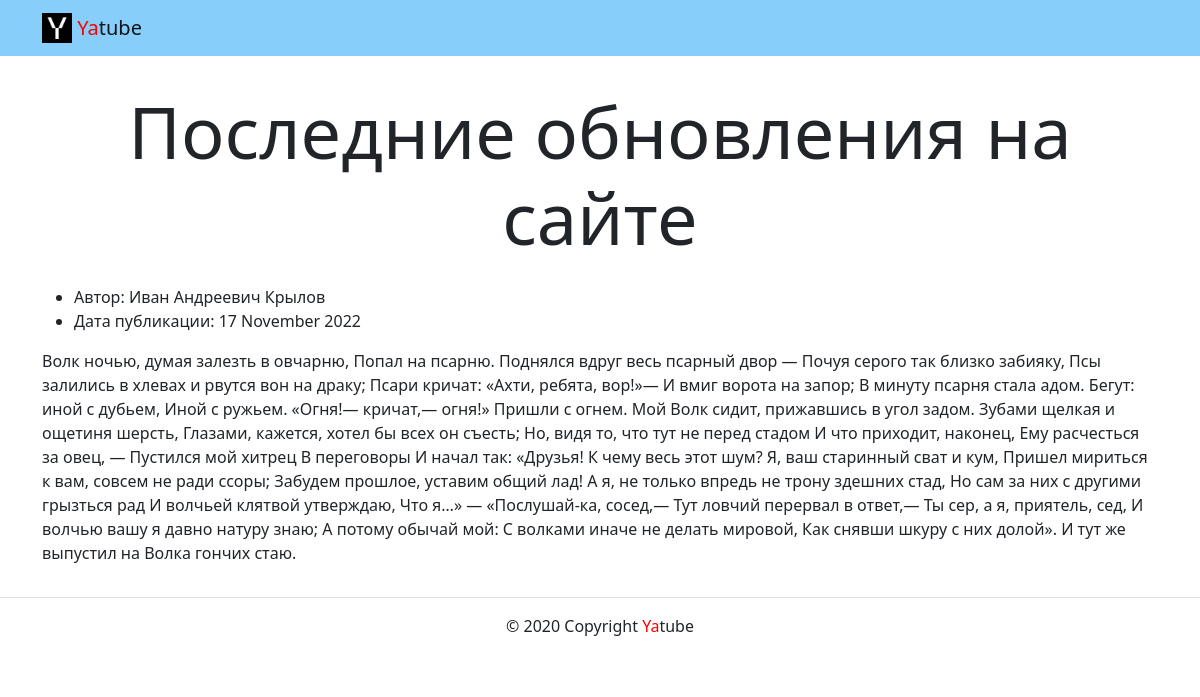
Before: / with the older database file.
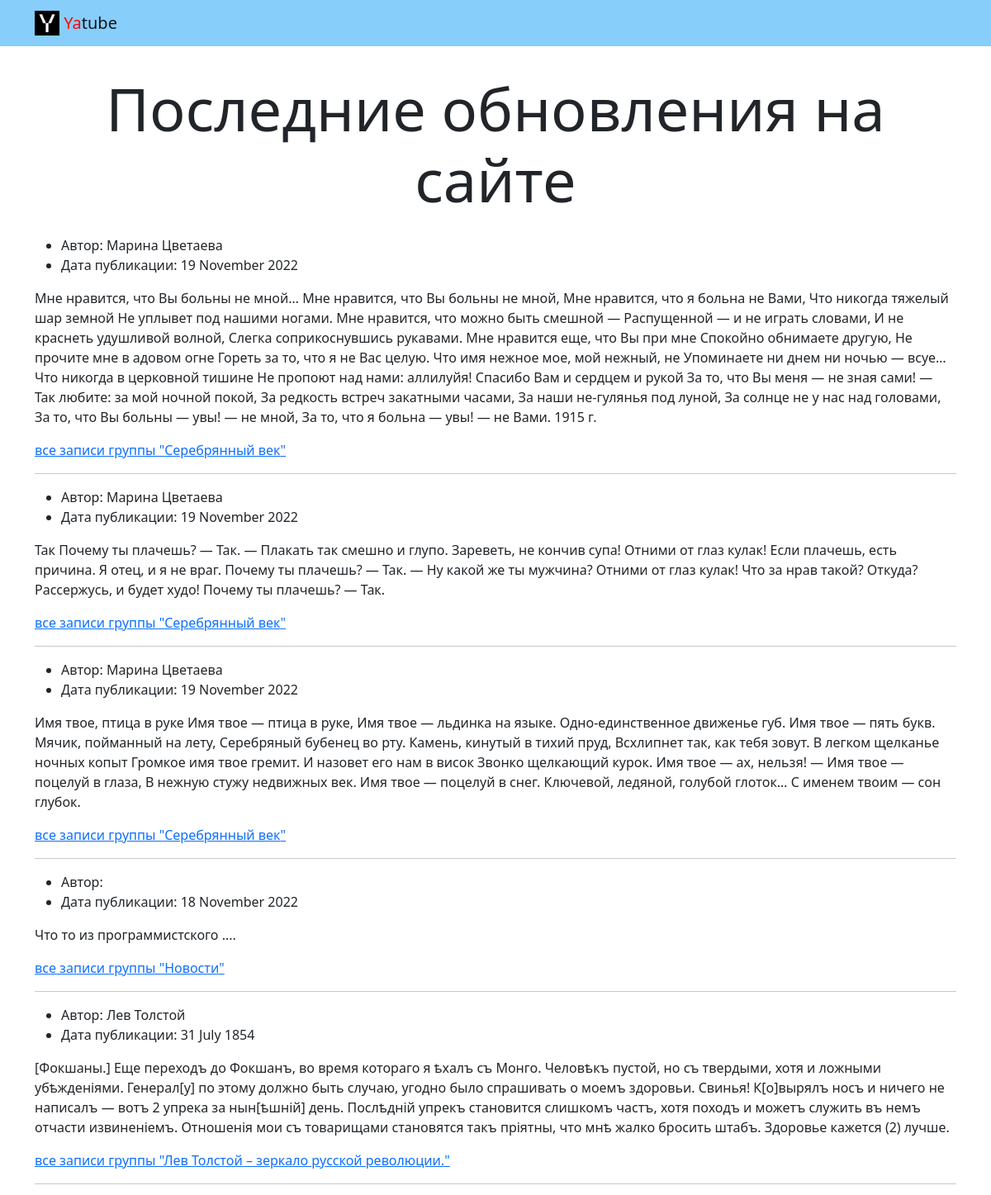
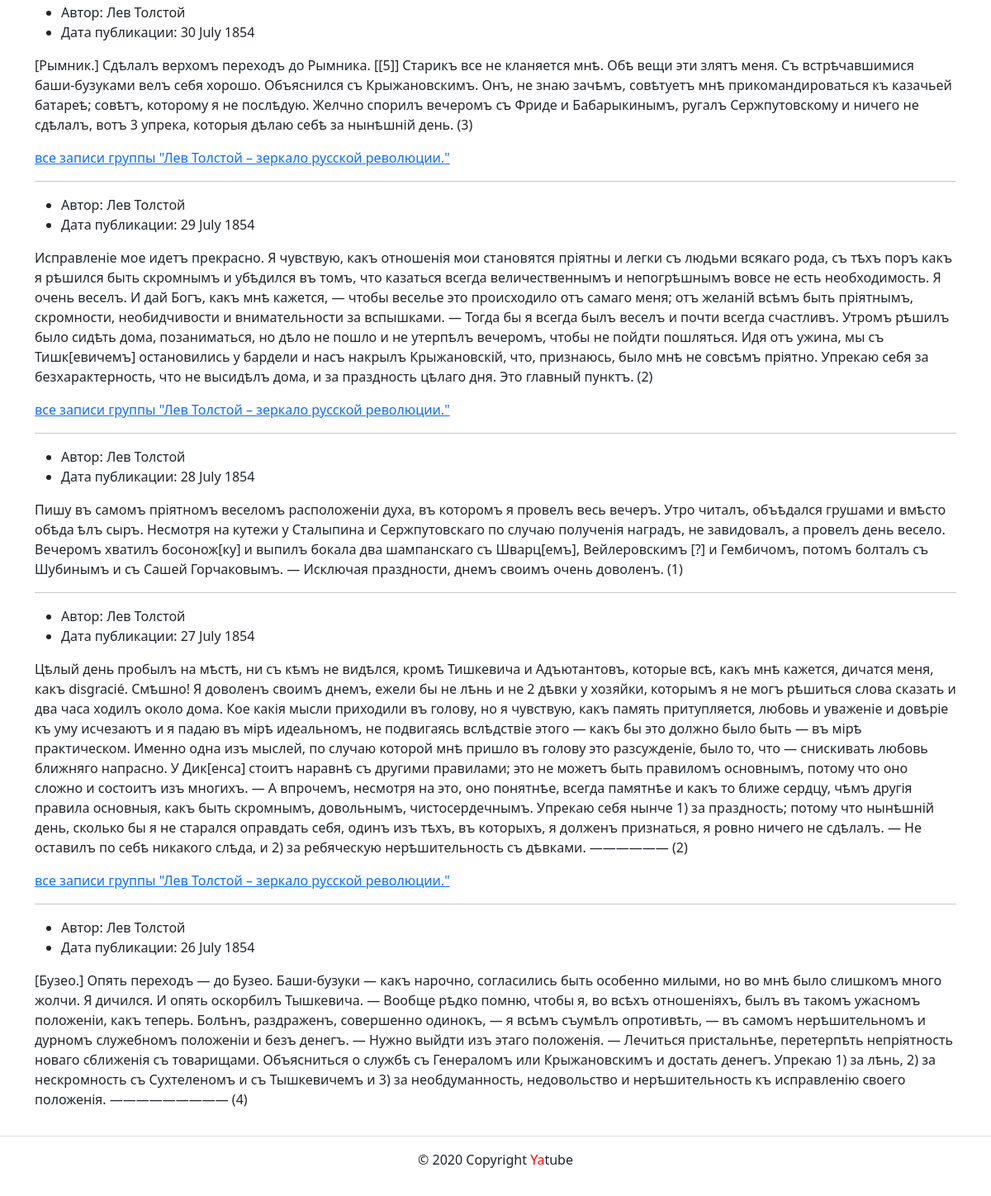
After: the same page with the newer database file (2 pictures, top to bottom).
### posts/models.py (models this page shows)
class Post(models.Model):
    text = models.TextField(verbose_name="Текст")
    pub_date = models.DateTimeField(
        auto_now_add=True,
        verbose_name="Дата создания")
    author = models.ForeignKey(
        User,
        on_delete=models.CASCADE,
        related_name='posts',
        verbose_name="Автор")
    group = models.ForeignKey(
        "Group",
        blank=True,
        null=True,
        on_delete=models.CASCADE,
        related_name='posts',
        verbose_name="Группа")

class Group(models.Model):
    title = models.CharField(
        max_length=100,
        verbose_name="Название")
    slug = models.SlugField(
        unique=True,
        db_index=True,
        verbose_name="Идентификатор")
    description = models.TextField(verbose_name="Описание")
    def __str__(self) -> str:
        return self.title

### posts/views.py (the view)
# urls.py: path('', views.index),
def index(request):
    posts = Post.objects.order_by('-pub_date')[:10]
    context = {
        'posts': posts,
    }
    return render(request, 'posts/index.html', context)

### templates/posts/index.html
{% extends 'base.html' %}
{% block content %}
<div class="row gy-5">
  <h1 class="display-2 text-center p-3 justify-content-center">
    Последние обновления на сайте
  </h1>
</div>
  {% for post in posts %}
    <ul>
      <li>
        Автор: {{ post.author.get_full_name }}
      </li>
      <li>
        Дата публикации: {{ post.pub_date|date:"d E Y" }}
      </li>
    </ul>
    <p>{{ post.text }}</p>
    {% if post.group %}
      <a href="{% url 'post:group_posts' post.group.slug %}">все записи группы "{{ post.group }}"</a>
    {% endif %}
    {% if not forloop.last %}
      <hr>
    {% endif %}
  {% endfor %}
{% endblock %}

### templates/base.html (shortened to what this page needs)
{% load static %}
<!DOCTYPE html>
<html lang="ru">
  <head>
    <link href="https://cdn.jsdelivr.net/npm/bootstrap@5.2.2/dist/css/bootstrap.min.css" rel="stylesheet">
  </head>
  <body>
    <header>
		  {% include 'includes/header.html' %}
	  </header>
    <main>
    <div class="container py-3">
      {% block content %}{% endblock %}
    </div>
    </main>
    <footer class="border-top text-center py-3">
		  {% include 'includes/footer.html' %}
	  </footer>
  </body>
</html>

### templates/includes/header.html
{% load static %}
<nav class="navbar navbar-light" style="background-color: lightskyblue">
  <div class="container">
    <a class="navbar-brand" href="{% url 'post:main' %}">
      <img class="img-responsive d-inline-block align-top" src="{% static 'img/logo.png' %}" width="30" height="30"  alt="">
      <span style="color:red">Ya</span>tube
    </a>
  </div>
</nav>

### templates/includes/footer.html
<p>© 2020 Copyright <span style="color:red">Ya</span>tube</p>

Changed rows visible on the page:
removed Post: author.get_full_name "Иван Андреевич Крылов", pub_date "17 November 2022", text "Волк ночью, думая залезть в овчарню, Попал на псарню. Поднялся вдруг весь псарный двор — Почуя серого так близко забияку, Псы залились в хлевах и рвутся вон на драку; Псари кричат: «Ахти, ребята, вор!»— И вмиг ворота на запор; В минуту псарня стала адом. Бегут: иной с дубьем, Иной с ружьем. «Огня!— кричат,— огня!» Пришли с огнем. Мой Волк сидит, прижавшись в угол задом. Зубами щелкая и ощетиня шерсть, Глазами, кажется, хотел бы всех он съесть; Но, видя то, что тут не перед стадом И что приходит, наконец, Ему расчесться за овец, — Пустился мой хитрец В переговоры И начал так: «Друзья! К чему весь этот шум? Я, ваш старинный сват и кум, Пришел мириться к вам, совсем не ради ссоры; Забудем…"
added Post: author.get_full_name "Марина Цветаева", pub_date "19 November 2022", text "Мне нравится, что Вы больны не мной… Мне нравится, что Вы больны не мной, Мне нравится, что я больна не Вами, Что никогда тяжелый шар земной Не уплывет под нашими ногами. Мне нравится, что можно быть смешной — Распущенной — и не играть словами, И не краснеть удушливой волной, Слегка соприкоснувшись рукавами. Мне нравится еще, что Вы при мне Спокойно обнимаете другую, Не прочите мне в адовом огне Гореть за то, что я не Вас целую. Что имя нежное мое, мой нежный, не Упоминаете ни днем ни ночью — всуе… Что никогда в церковной тишине Не пропоют над нами: аллилуйя! Спасибо Вам и сердцем и рукой За то, что Вы меня — не зная сами! — Так любите: за мой ночной покой, За редкость встреч закатными…", group "Серебрянный век"
added Post: author.get_full_name "Марина Цветаева", pub_date "19 November 2022", text "Так Почему ты плачешь? — Так. — Плакать так смешно и глупо. Зареветь, не кончив супа! Отними от глаз кулак! Если плачешь, есть причина. Я отец, и я не враг. Почему ты плачешь? — Так. — Ну какой же ты мужчина? Отними от глаз кулак! Что за нрав такой? Откуда? Рассержусь, и будет худо! Почему ты плачешь? — Так.", group "Серебрянный век"
added Post: author.get_full_name "Марина Цветаева", pub_date "19 November 2022", text "Имя твое, птица в руке Имя твое — птица в руке, Имя твое — льдинка на языке. Одно-единственное движенье губ. Имя твое — пять букв. Мячик, пойманный на лету, Серебряный бубенец во рту. Камень, кинутый в тихий пруд, Всхлипнет так, как тебя зовут. В легком щелканье ночных копыт Громкое имя твое гремит. И назовет его нам в висок Звонко щелкающий курок. Имя твое — ах, нельзя! — Имя твое — поцелуй в глаза, В нежную стужу недвижных век. Имя твое — поцелуй в снег. Ключевой, ледяной, голубой глоток… С именем твоим — сон глубок.", group "Серебрянный век"
added Post: pub_date "18 November 2022", text "Что то из программистского ....", group "Новости"
added Post: author.get_full_name "Лев Толстой", pub_date "31 July 1854", text "[Фокшаны.] Еще переходъ до Фокшанъ, во время котораго я ѣхалъ съ Монго. Человѣкъ пустой, но съ твердыми, хотя и ложными убѣжденіями. Генерал[у] по этому должно быть случаю, угодно было спрашивать о моемъ здоровьи. Свинья! К[о]вырялъ носъ и ничего не написалъ — вотъ 2 упрека за нын[ѣшній] день. Послѣдній упрекъ становится слишкомъ частъ, хотя походъ и можетъ служить въ немъ отчасти извиненіемъ. Отношенія мои съ товарищами становятся такъ пріятны, что мнѣ жалко бросить штабъ. Здоровье кажется (2) лучше.", group "Лев Толстой – зеркало русской революции."
added Post: author.get_full_name "Лев Толстой", pub_date "30 July 1854", text "[Рымник.] Сдѣлалъ верхомъ переходъ до Рымника. [[5]] Старикъ все не кланяется мнѣ. Обѣ вещи эти злятъ меня. Съ встрѣчавшимися баши-бузуками велъ себя хорошо. Объяснился съ Крыжановскимъ. Онъ, не знаю зачѣмъ, совѣтуетъ мнѣ прикомандироваться къ казачьей батареѣ; совѣтъ, которому я не послѣдую. Желчно спорилъ вечеромъ съ Фриде и Бабарыкинымъ, ругалъ Сержпутовскому и ничего не сдѣлалъ, вотъ 3 упрека, которыя дѣлаю себѣ за нынѣшній день. (3)", group "Лев Толстой – зеркало русской революции."
added Post: author.get_full_name "Лев Толстой", pub_date "29 July 1854", text "Исправленіе мое идетъ прекрасно. Я чувствую, какъ отношенія мои становятся пріятны и легки съ людьми всякаго рода, съ тѣхъ поръ какъ я рѣшился быть скромнымъ и убѣдился въ томъ, что казаться всегда величественнымъ и непогрѣшнымъ вовсе не есть необходимость. Я очень веселъ. И дай Богъ, какъ мнѣ кажется, — чтобы веселье это происходило отъ самаго меня; отъ желаній всѣмъ быть пріятнымъ, скромности, необидчивости и внимательности за вспышками. — Тогда бы я всегда былъ веселъ и почти всегда счастливъ. Утромъ рѣшилъ было сидѣть дома, позаниматься, но дѣло не пошло и не утерпѣлъ вечеромъ, чтобы не пойдти пошляться. Идя отъ ужина, мы съ Тишк[евичемъ] остановились у бардели и насъ накрылъ…", group "Лев Толстой – зеркало русской революции."
added Post: author.get_full_name "Лев Толстой", pub_date "28 July 1854", text "Пишу въ самомъ пріятномъ веселомъ расположеніи духа, въ которомъ я провелъ весь вечеръ. Утро читалъ, объѣдался грушами и вмѣсто обѣда ѣлъ сыръ. Несмотря на кутежи у Сталыпина и Сержпутовскаго по случаю полученія наградъ, не завидовалъ, а провелъ день весело. Вечеромъ хватилъ босонож[ку] и выпилъ бокала два шампанскаго съ Шварц[емъ], Вейлеровскимъ [?] и Гембичомъ, потомъ болталъ съ Шубинымъ и съ Сашей Горчаковымъ. — Исключая праздности, днемъ своимъ очень доволенъ. (1)"
added Post: author.get_full_name "Лев Толстой", pub_date "27 July 1854", text "Цѣлый день пробылъ на мѣстѣ, ни съ кѣмъ не видѣлся, кромѣ Тишкевича и Адъютантовъ, которые всѣ, какъ мнѣ кажется, дичатся меня, какъ disgracié. Смѣшно! Я доволенъ своимъ днемъ, ежели бы не лѣнь и не 2 дѣвки у хозяйки, которымъ я не могъ рѣшиться слова сказать и два часа ходилъ около дома. Кое какія мысли приходили въ голову, но я чувствую, какъ память притупляется, любовь и уваженіе и довѣріе къ уму исчезаютъ и я падаю въ мірѣ идеальномъ, не подвигаясь вслѣдствіе этого — какъ бы это должно было быть — въ мірѣ практическом. Именно одна изъ мыслей, по случаю которой мнѣ пришло въ голову это разсужденіе, было то, что — снискивать любовь ближняго напрасно. У Дик[енса] стоитъ наравнѣ съ другими…", group "Лев Толстой – зеркало русской революции."
added Post: author.get_full_name "Лев Толстой", pub_date "26 July 1854", text "[Бузео.] Опять переходъ — до Бузео. Баши-бузуки — какъ нарочно, согласились быть особенно милыми, но во мнѣ было слишкомъ много жолчи. Я дичился. И опять оскорбилъ Тышкевича. — Вообще рѣдко помню, чтобы я, во всѣхъ отношеніяхъ, былъ въ такомъ ужасномъ положеніи, какъ теперь. Болѣнъ, раздраженъ, совершенно одинокъ, — я всѣмъ съумѣлъ опротивѣть, — въ самомъ нерѣшительномъ и дурномъ служебномъ положеніи и безъ денегъ. — Нужно выйдти изъ этаго положенія. — Лечиться пристальнѣе, перетерпѣть непріятность новаго сближенія съ товарищами. Объясниться о службѣ съ Генераломъ или Крыжановскимъ и достать денегъ. Упрекаю 1) за лѣнь, 2) за нескромность съ Сухтеленомъ и съ Тышкевичемъ и 3) за…"
